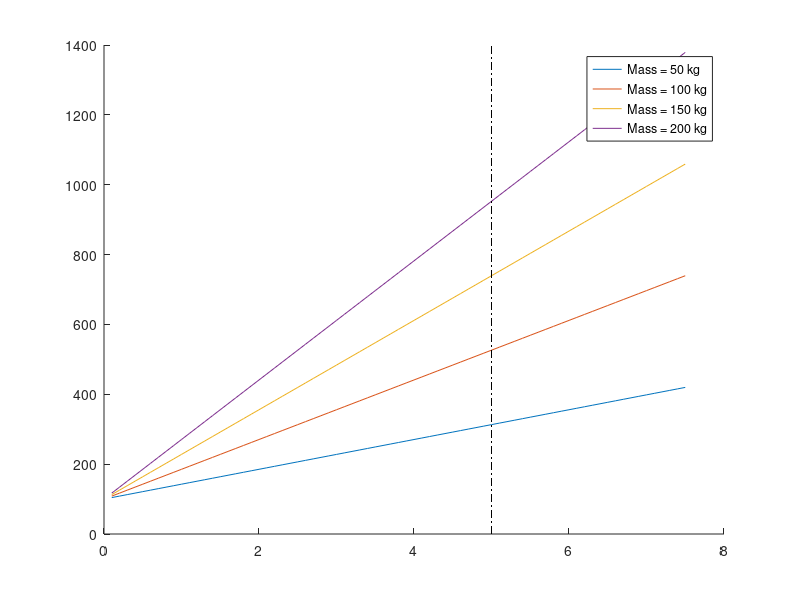

Reproduce this figure in MATLAB. (Note: this script raises an error after producing the figure.)
clear
clc
close all

%% Constant Initialization
g = 9.81; %gravity in m/s^2
m = 113; % kg, mass of cart fully loaded
vo_mph = 0; %initial velocity
vf_mph = 3; % final velocity in mph
vo = vo_mph*0.44704; %initial velocity in m/s
vf = vf_mph*0.44704; %final velocity in m/s
theta = 7.5; %max slope angle
vfy = vf*sind(theta); %vertical component of velocity
dist_mi = 5; %total distance cart is to travel in miles
dist = dist_mi*1609.34; %total distance cart is to travel in meters
dh = dist*sind(theta); %vertical component of total distance for given slope

%% Energy Calculations
KE = 1/2*m*(vf^2-vo^2); %kinetic energy of cart
PE = m*g*dh; %potential energy of cart
Wnet = KE + PE; %net work
dx = 3; %meters
a = vf^2/(2*dx); %acceleration needed to achieve max speed in dx meters
t = vf/a; %time to reach max speed
KEdot = KE/t; %power needed to achieve max speed
PEdot = m*g*vfy; %power needed to climb slope
dt = dh/vfy; % time it takes to climb slope at max speed in seconds
dt_hr = dt/3600; %time it takes to travel distance in hrs

%% Efficiency Calculations
losses = 0.75; %estimated losses in percent

%% Power Calculations
power_w = (KEdot+PEdot)/losses; %power needed in watts
power = power_w*0.00134102; % power in horsepower

%% Force Analysis

%% Motor Calculations
%voltage
%current
%power
%torque
%rpm
%curvedata

%% Gearbox Design/ Calculations


%% Battery Capacity
add_cap = 20*5; %additional capacity for charging 5 phones
capacity = (power_w*dt_hr)+add_cap; %battery capacity needed in kWh

%% Battery Configuration
v_motor = 24; %motor voltage
v_batt = 3.6; %battery voltage per cell
cap_batt = 4.2; %battery capacity in Ah
req_Ah = capacity/v_motor; %total battery Ah needed
parallel = ceil(req_Ah/cap_batt); %number of cells needed for desired Ah 
curr = 14.5; % max discharge current per cell
max_current = curr*parallel; %max battery pack discharge
series = ceil(v_motor/v_batt); %number of cells needed for desired motor voltage
num_cells = parallel*series; %number of battery cells needed
batt_weight = 70/1000; %battery weight in kg
tot_weight = num_cells*batt_weight; %total battery weight
batt_cost = 6.37; %battery cell cost in dollars
tot_cost = num_cells*batt_cost; %total battery cost

%% Speed vs Slope

%% Speed vs Power


%% Plots

%distance vs battery capacity
g = 9.81; %gravity in m/s^2
m = [50 100 150 200]; % kg, mass of cart fully loaded
capsto = []; %initialize vector
for i = 1:length(m)
    vo_mph = 0; %initial velocity
    vf_mph = 3; % final velocity in mph
    vo = vo_mph*0.44704; %initial velocity in m/s
    vf = vf_mph*0.44704; %final velocity in m/s
    theta = 7.5; %max slope angle
    vfy = vf*sind(theta); %vertical component of velocity
    dist_mi = 0.1:0.1:7.5; %total distance cart is to travel in miles
    dist = dist_mi.*1609.34; %total distance cart is to travel in meters
    dh = dist.*sind(theta); %vertical component of total distance for given slope
    KE = 1/2*m(i)*(vf^2-vo^2); %kinetic energy of cart
    PE = m(i)*g.*dh; %potential energy of cart
    Wnet = KE + PE; %net work
    dx = 3; %meters
    a = vf^2/(2*dx); %acceleration needed to achieve max speed in dx meters
    t = vf/a; %time to reach max speed
    KEdot = KE/t; %power needed to achieve max speed
    PEdot = m(i)*g*vfy; %power needed to climb slope
    dt = dh./vfy; % time it takes to climb slope at max speed in seconds
    dt_hr = dt./3600; %time it takes to travel distance in hrs
    losses = 0.75; %estimated losses in percent
    power_w = (KEdot+PEdot)./losses; %power needed in watts
    power = power_w.*0.00134102; % power in horsepower
    add_cap = 20*5; %additional capacity for charging 5 phones
    capacity = (power_w*dt_hr)+add_cap; %battery capacity needed in kWh
    capsto = [capsto ; capacity]; %storing capacity on each iteration
end

figure
hold on
plot(dist_mi,capsto(1,:))
plot(dist_mi,capsto(2,:))
plot(dist_mi,capsto(3,:))
plot(dist_mi,capsto(4,:))
plot([5 5],[0 1400],'k-.')
lgd = legend('Mass = 50 kg','Mass = 100 kg','Mass = 150 kg','Mass = 200 kg');
lgd.Location = 'northwest';
title('Cart Distance Rating vs. Battery Capacity Needed')
xlabel('Distance Rating [miles]')
ylabel('Battery Capacity Needed [kWh]')

%cart weight vs power required
g = 9.81; %gravity in m/s^2
theta = [2.5 5 7.5 10 12.5 15]; %max slope angle
psto = [];
for i = 1:length(theta)
    m = 50:1:200; % kg, mass of cart fully loaded
    vo_mph = 0; %initial velocity
    vf_mph = 3; % final velocity in mph
    vo = vo_mph*0.44704; %initial velocity in m/s
    vf = vf_mph*0.44704; %final velocity in m/s
    %theta = 7.5; %max slope angle
    vfy = vf*sind(theta(i)); %vertical component of velocity
    dist_mi = 5; %total distance cart is to travel in miles
    dist = dist_mi*1609.34; %total distance cart is to travel in meters
    dh = dist*sind(theta(i)); %vertical component of total distance for given slope
    KE = 1/2.*m.*(vf^2-vo^2); %kinetic energy of cart
    PE = m.*g.*dh; %potential energy of cart
    Wnet = KE + PE; %net work
    dx = 3; %meters
    a = vf^2/(2*dx); %acceleration needed to achieve max speed in dx meters
    t = vf/a; %time to reach max speed
    KEdot = KE/t; %power needed to achieve max speed
    PEdot = m.*g*vfy; %power needed to climb slope
    dt = dh/vfy; % time it takes to climb slope at max speed in seconds
    dt_hr = dt/3600; %time it takes to travel distance in hrs
    losses = 0.75; %estimated losses in percent
    power_w = (KEdot+PEdot)./losses; %power needed in watts
    power = power_w.*0.00134102; % power in horsepower
    psto = [psto ; power_w]; %storing power vectors on each iteration
end

figure
hold on
plot(m,psto(1,:))
plot(m,psto(2,:))
plot(m,psto(3,:))
plot(m,psto(4,:))
plot(m,psto(5,:))
plot(m,psto(6,:))
plot([113 113],[0 1000],'k-.')
lgd = legend('\theta = 2.5','\theta = 5','\theta = 7.5','\theta = 10','\theta = 12.5','\theta = 15');
lgd.Location = 'northwest';
title('Total Cart Mass vs. Power Required')
xlabel('Total Cart Mass [kg]')
ylabel('Power Needed [W]')


%cart weight vs battery capacity
% g = 9.81; %gravity in m/s^2
% m = 50:1:200; % kg, mass of cart fully loaded
% vo_mph = 0; %initial velocity
% vf_mph = 3; % final velocity in mph
% vo = vo_mph*0.44704; %initial velocity in m/s
% vf = vf_mph*0.44704; %final velocity in m/s
% theta = 7.5; %max slope angle
% vfy = vf*sind(theta); %vertical component of velocity
% dist_mi = 5; %total distance cart is to travel in miles
% dist = dist_mi*1609.34; %total distance cart is to travel in meters
% dh = dist*sind(theta); %vertical component of total distance for given slope
% KE = 1/2.*m.*(vf^2-vo^2); %kinetic energy of cart
% PE = m.*g.*dh; %potential energy of cart
% Wnet = KE + PE; %net work
% dx = 3; %meters
% a = vf^2/(2*dx); %acceleration needed to achieve max speed in dx meters
% t = vf/a; %time to reach max speed
% KEdot = KE/t; %power needed to achieve max speed
% PEdot = m.*g*vfy; %power needed to climb slope
% dt = dh./vfy; % time it takes to climb slope at max speed in seconds
% dt_hr = dt./3600; %time it takes to travel distance in hrs
% losses = 0.75; %estimated losses in percent
% power_w = (KEdot+PEdot)./losses; %power needed in watts
% power = power_w.*0.00134102; % power in horsepower
% add_cap = 20*5; %additional capacity for charging 5 phones
% capacity = (power_w.*dt_hr)+add_cap; %battery capacity needed in kWh
% figure
% plot(m,capacity)
% title('Total Cart Mass vs. Battery Capacity Needed')
% xlabel('Total Cart Mass [kg]')
% ylabel('Battery Capacity Needed [kWh]')

%slope vs battery capacity
g = 9.81; %gravity in m/s^2
m = [50 100 150 200]; % kg, mass of cart fully loaded
capsto = [];
for i = 1:length(m)
    vo_mph = 0; %initial velocity
    vf_mph = 3; % final velocity in mph
    vo = vo_mph*0.44704; %initial velocity in m/s
    vf = vf_mph*0.44704; %final velocity in m/s
    theta = 1:0.1:20; %max slope angle
    vfy = vf.*sind(theta); %vertical component of velocity
    dist_mi = 5; %total distance cart is to travel in miles
    dist = dist_mi*1609.34; %total distance cart is to travel in meters
    dh = dist.*sind(theta); %vertical component of total distance for given slope
    KE = 1/2*m(i)*(vf^2-vo^2); %kinetic energy of cart
    PE = m(i)*g.*dh; %potential energy of cart
    Wnet = KE + PE; %net work
    dx = 3; %meters
    a = vf^2/(2*dx); %acceleration needed to achieve max speed in dx meters
    t = vf/a; %time to reach max speed
    KEdot = KE/t; %power needed to achieve max speed
    PEdot = m(i).*g.*vfy; %power needed to climb slope
    dt = dh./vfy; % time it takes to climb slope at max speed in seconds
    dt_hr = dt./3600; %time it takes to travel distance in hrs
    losses = 0.75; %estimated losses in percent
    power_w = (KEdot+PEdot)./losses; %power needed in watts
    power = power_w.*0.00134102; % power in horsepower
    add_cap = 20*5; %additional capacity for charging 5 phones
    capacity = (power_w.*dt_hr)+add_cap; %battery capacity needed in kWh
    capsto = [capsto ; capacity]; % storing capacities on each iteration
end

figure
hold on
plot(theta,capsto(1,:))
plot(theta,capsto(2,:))
plot(theta,capsto(3,:))
plot(theta,capsto(4,:))
plot([7.5 7.5],[0 2500],'k-.')
lgd = legend('Mass = 50 kg','Mass = 100 kg','Mass = 150 kg','Mass = 200 kg');
lgd.Location = 'northwest';
title('Path Slope vs. Battery Capacity Needed')
xlabel('Path slope [deg]')
ylabel('Battery Capacity Needed [kWh]')

%wheel diameter vs motor speed
d = 2:0.1:12; %wheel diameter in inches
d_m = d.*0.0254; %wheel diameter in meters
circ = 2*pi.*(d./2); %wheel circumference in inches
circ_m = circ.*0.0254; %wheel circumference in meters
vf_mph = 3; %max cart speed in mph
cart_v = vf_mph*0.44704; %max cart speed in m/s
mot_speed = cart_v./circ_m.*60; %motor speed in RPM to reach desired vf
figure
plot(d,mot_speed)
title('Wheel Diameter vs. Effective Motor Speed To Obtain 3 MPH')
xlabel('Wheel Diameter [in]')
ylabel('Effective Motor Speed [RPM]')

%Wheel diamter vs gear reduction
d = [4 6 8 10]; %wheel diameter in inches
d_m = d.*0.0254; %wheel diameter in meters
circ = 2*pi.*(d./2); %wheel circumference in inches
circ_m = circ.*0.0254; %wheel circumference in meters
vf_mph = 3; %max cart speed in mph
cart_v = vf_mph*0.44704; %max cart speed in m/s
mot_speed = cart_v./circ_m.*60; %motor speed in RPM to reach desired vf
speed = 500:1:5000; %possible motor speeds in RPM
grstore = [];

for i = 1:length(mot_speed)
    gr = speed/mot_speed(i);
    grstore = [grstore ; gr];
end

figure
hold on
plot(speed,grstore(1,:))
plot(speed,grstore(2,:))
plot(speed,grstore(3,:))
plot(speed,grstore(4,:))
lgd = legend('D = 4 in.','D = 6 in.','D = 8 in.','D = 10 in.');
lgd.Location = 'northwest';
title('Motor Speed vs. Gear Reduction To Obtain 3 MPH')
xlabel('Motor Speed [RPM]')
ylabel('Gear Reduction [ ]')

%battery capacity vs battery cost
capacity = 100:1:1200; %battery capacity needed in kWh

v_motor = 24; %motor voltage
v_batt = 3.6; %battery voltage per cell
cap_batt = 4.2; %battery capacity in Ah
req_Ah = capacity./v_motor; %total battery Ah needed
parallel = ceil(req_Ah./cap_batt); %number of cells needed for desired Ah 
curr = 14.5; % max discharge current per cell
max_current = curr.*parallel; %max battery pack discharge
series = ceil(v_motor/v_batt); %number of cells needed for desired motor voltage
num_cells = parallel.*series; %number of battery cells needed
batt_weight = 70/1000; %battery weight in kg
tot_weight = num_cells*batt_weight; %total battery weight
batt_cost = 4.15; %battery cell cost in dollars
tot_cost = num_cells*batt_cost; %total battery cost

figure
hold on
plot(capacity,tot_cost)
plot([581 581],[0 400],'k-.')
title('Battery Capacity vs. Total Battery Cost')
xlabel('Battery Capacity [kWh]')
ylabel('Total Battery Cost [$]')

%cart weight vs battery cost
g = 9.81; %gravity in m/s^2
theta = [2.5 5 7.5 10 12.5 15]; %max slope angle
coststo = [];
for i = 1:length(theta)
    m = 50:50:200; % kg, mass of cart fully loaded
    vo_mph = 0; %initial velocity
    vf_mph = 3; % final velocity in mph
    vo = vo_mph*0.44704; %initial velocity in m/s
    vf = vf_mph*0.44704; %final velocity in m/s
    %theta = 7.5; %max slope angle
    vfy = vf*sind(theta(i)); %vertical component of velocity
    dist_mi = 5; %total distance cart is to travel in miles
    dist = dist_mi*1609.34; %total distance cart is to travel in meters
    dh = dist*sind(theta(i)); %vertical component of total distance for given slope
    KE = 1/2.*m.*(vf^2-vo^2); %kinetic energy of cart
    PE = m.*g.*dh; %potential energy of cart
    Wnet = KE + PE; %net work
    dx = 3; %meters
    a = vf^2/(2*dx); %acceleration needed to achieve max speed in dx meters
    t = vf/a; %time to reach max speed
    KEdot = KE/t; %power needed to achieve max speed
    PEdot = m.*g*vfy; %power needed to climb slope
    dt = dh./vfy; % time it takes to climb slope at max speed in seconds
    dt_hr = dt./3600; %time it takes to travel distance in hrs
    losses = 0.75; %estimated losses in percent
    power_w = (KEdot+PEdot)./losses; %power needed in watts
    power = power_w.*0.00134102; % power in horsepower
    add_cap = 20*5; %additional capacity for charging 5 phones
    capacity = (power_w.*dt_hr)+add_cap; %battery capacity needed in kWh
    v_motor = 24; %motor voltage
    v_batt = 3.6; %battery voltage per cell
    cap_batt = 4.2; %battery capacity in Ah
    req_Ah = capacity./v_motor; %total battery Ah needed
    parallel = ceil(req_Ah./cap_batt); %number of cells needed for desired Ah
    curr = 14.5; % max discharge current per cell
    max_current = curr.*parallel; %max battery pack discharge
    series = ceil(v_motor/v_batt); %number of cells needed for desired motor voltage
    num_cells = parallel.*series; %number of battery cells needed
    batt_weight = 70/1000; %battery weight in kg
    tot_weight = num_cells*batt_weight; %total battery weight
    batt_cost = 4.15; %battery cell cost in dollars
    tot_cost = num_cells*batt_cost; %total battery cost
    coststo = [coststo ; tot_cost];
end

figure
hold on
plot(m,coststo(1,:))
plot(m,coststo(2,:))
plot(m,coststo(3,:))
plot(m,coststo(4,:))
plot(m,coststo(5,:))
plot(m,coststo(6,:))
plot([113 113],[0 500],'k-.')
lgd = legend('\theta = 2.5','\theta = 5','\theta = 7.5','\theta = 10','\theta = 12.5','\theta = 15');
lgd.Location = 'northwest';
title('Total Cart Mass vs. Total Battery Cost')
xlabel('Total Cart Mass [kg]')
ylabel('Total Battery Cost [$]')

%slope vs cost
g = 9.81; %gravity in m/s^2
m = [50 100 150 200]; % kg, mass of cart fully loaded
coststo = [];
for i = 1:length(m)
    vo_mph = 0; %initial velocity
    vf_mph = 3; % final velocity in mph
    vo = vo_mph*0.44704; %initial velocity in m/s
    vf = vf_mph*0.44704; %final velocity in m/s
    theta = 1:0.1:15; %max slope angle
    vfy = vf.*sind(theta); %vertical component of velocity
    dist_mi = 5; %total distance cart is to travel in miles
    dist = dist_mi*1609.34; %total distance cart is to travel in meters
    dh = dist.*sind(theta); %vertical component of total distance for given slope
    KE = 1/2*m(i)*(vf^2-vo^2); %kinetic energy of cart
    PE = m(i)*g.*dh; %potential energy of cart
    Wnet = KE + PE; %net work
    dx = 3; %meters
    a = vf^2/(2*dx); %acceleration needed to achieve max speed in dx meters
    t = vf/a; %time to reach max speed
    KEdot = KE/t; %power needed to achieve max speed
    PEdot = m(i).*g.*vfy; %power needed to climb slope
    dt = dh./vfy; % time it takes to climb slope at max speed in seconds
    dt_hr = dt./3600; %time it takes to travel distance in hrs
    losses = 0.75; %estimated losses in percent
    power_w = (KEdot+PEdot)./losses; %power needed in watts
    power = power_w.*0.00134102; % power in horsepower
    add_cap = 20*5; %additional capacity for charging 5 phones
    capacity = (power_w.*dt_hr)+add_cap; %battery capacity needed in kWh
    v_motor = 24; %motor voltage
    v_batt = 3.6; %battery voltage per cell
    cap_batt = 4.2; %battery capacity in Ah
    req_Ah = capacity./v_motor; %total battery Ah needed
    parallel = ceil(req_Ah./cap_batt); %number of cells needed for desired Ah
    curr = 14.5; % max discharge current per cell
    max_current = curr.*parallel; %max battery pack discharge
    series = ceil(v_motor/v_batt); %number of cells needed for desired motor voltage
    num_cells = parallel.*series; %number of battery cells needed
    batt_weight = 70/1000; %battery weight in kg
    tot_weight = num_cells*batt_weight; %total battery weight
    batt_cost = 4.15; %battery cell cost in dollars
    tot_cost = num_cells*batt_cost; %total battery cost
    coststo = [coststo ; tot_cost];
end

figure
hold on
plot(theta,coststo(1,:))
plot(theta,coststo(2,:))
plot(theta,coststo(3,:))
plot(theta,coststo(4,:))
plot([7.5 7.5],[0 500],'k-.')
lgd = legend('Mass = 50 kg','Mass = 100 kg','Mass = 150 kg','Mass = 200 kg');
lgd.Location = 'northwest';
title('Path Slope vs. Total Battery Cost')
xlabel('Path slope [deg]')
ylabel('Total Battery Cost [$]')
